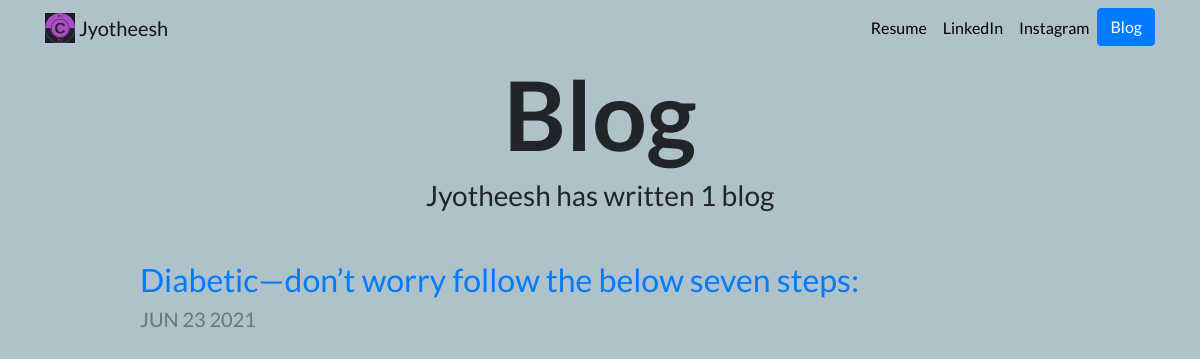
Screenshot of /blog/ with the database file from the repository.
### blog/models.py (models this page shows, shortened)
class Blog(models.Model):
    title=models.CharField(max_length=200)
    content=models.TextField()
    date=models.DateField()

### blog/views.py (the view)
# urls.py: path('',views.bloghome,name="bloghome"),
def bloghome(request):
    blogs=Blog.objects.order_by('-date')
    return render(request,'blog/blog.html',{'blogs':blogs})

### blog/templates/blog/blog.html (shortened to what this page needs)
{% extends "portfolio/base.html" %}
{% load static %}
{% block content %}
<h1 id="blogtitle" class="font-weight-bold text-center">Blog</h1>
<h3 class="text-center mb-5">Jyotheesh has written {{ blogs.count }} blog{{ blogs.count|pluralize }}</h3>
{% for blog in blogs %}
<div class="row justify-content-center my-3">
  <div class="col-md-10">
    <a href="{% url 'blog:detail' blog.id %}">
      <h2>{{ blog.title }}</h2>
    </a>
    <h5 class="text-muted">{{ blog.date|date:'M d Y'|upper }}</h5>
  </div>
</div>
{% endfor %}
{% endblock %}

### portfolio/static/portfolio/custom.css (style rules this page uses)
body { font-family: 'Lato', sans-serif; background-color:#afc1c9; }
#blogtitle { font-size: 6rem; }

### rows the page displays
Blog: title "Diabetic—don’t worry follow the below seven steps:", date "JUN 23 2021"

### other values shown
{{ blogs.count }} "1"
